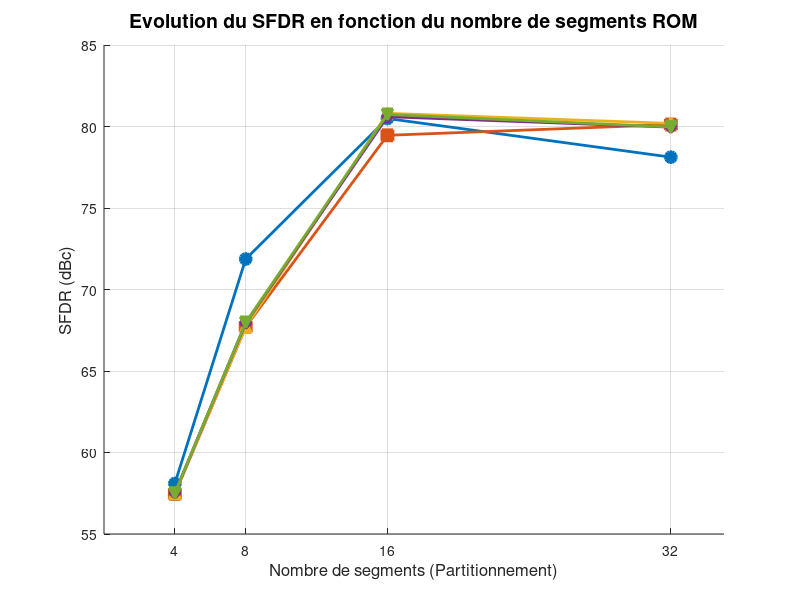

MATLAB code to generate this figure: (Note: this script raises an error after producing the figure.)
%% Trace des performances DDS : SFDR et SNR
clear; clc; close all;

% 1. Definition des axes
segments = [4, 8, 16, 32];
accum_bits = [16, 18, 20, 22, 24];

% 2. Insertion des donnees (Lignes = Accumulateurs, Colonnes = Segments)
% Ordre des lignes : 16 bits, 18 bits, 20 bits, 22 bits, 24 bits
sfdr_data = [
    58.10, 71.87, 80.49, 78.12; % 16 bits
    57.46, 67.71, 79.46, 80.12; % 18 bits
    57.50, 67.71, 80.81, 80.19; % 20 bits
    57.52, 67.94, 80.60, 79.96; % 22 bits
    57.51, 67.98, 80.74, 79.97  % 24 bits
];

snr_data = [
    52.90, 64.19, 70.90, 72.38; % 16 bits
    52.18, 62.46, 72.61, 73.23; % 18 bits
    52.18, 62.44, 72.64, 73.23; % 20 bits
    52.19, 62.38, 72.60, 73.24; % 22 bits
    52.19, 62.38, 72.60, 73.21  % 24 bits
];

% Palette de couleurs lisible pour les 5 courbes
couleurs = lines(5); 
marqueurs = {'o', 's', '^', 'd', 'v'};

%% 3. Premier graphique : Evolution du SFDR
fig1 = figure('Name', 'Evolution du SFDR', 'Color', 'w', 'Position', [100, 100, 800, 500]);
hold on;
for i = 1:length(accum_bits)
    plot(segments, sfdr_data(i, :), ['-', marqueurs{i}], ...
        'Color', couleurs(i,:), 'LineWidth', 2, 'MarkerSize', 8, 'MarkerFaceColor', couleurs(i,:));
end
hold off;

% Mise en forme
title('Evolution du SFDR en fonction du nombre de segments ROM', 'FontSize', 14);
xlabel('Nombre de segments (Partitionnement)', 'FontSize', 12);
ylabel('SFDR (dBc)', 'FontSize', 12);
xticks(segments); % Force l'affichage precis des abscisses (4, 8, 16, 32)
grid on;
legend(strcat(string(accum_bits), ' bits'), 'Location', 'best', 'FontSize', 11);
set(gca, 'FontSize', 12, 'LineWidth', 1);

%% 4. Second graphique : Evolution du SNR
fig2 = figure('Name', 'Evolution du SNR', 'Color', 'w', 'Position', [150, 150, 800, 500]);
hold on;
for i = 1:length(accum_bits)
    plot(segments, snr_data(i, :), ['-', marqueurs{i}], ...
        'Color', couleurs(i,:), 'LineWidth', 2, 'MarkerSize', 8, 'MarkerFaceColor', couleurs(i,:));
end
hold off;

% Mise en forme
title('Evolution du SNR en fonction du nombre de segments ROM', 'FontSize', 14);
xlabel('Nombre de segments (Partitionnement)', 'FontSize', 12);
ylabel('SNR (dB)', 'FontSize', 12);
xticks(segments); 
grid on;
legend(strcat(string(accum_bits), ' bits'), 'Location', 'best', 'FontSize', 11);
set(gca, 'FontSize', 12, 'LineWidth', 1);

%% 5. Sauvegarde des courbes en format vectoriel PDF
% Forcer MATLAB a rafraichir tous les affichages graphiques en memoire
drawnow;

% Export de la figure du SFDR
exportgraphics(fig1, 'evolution_sfdr.pdf', 'ContentType', 'vector');

% Export de la figure du SNR
exportgraphics(fig2, 'evolution_snr.pdf', 'ContentType', 'vector');
